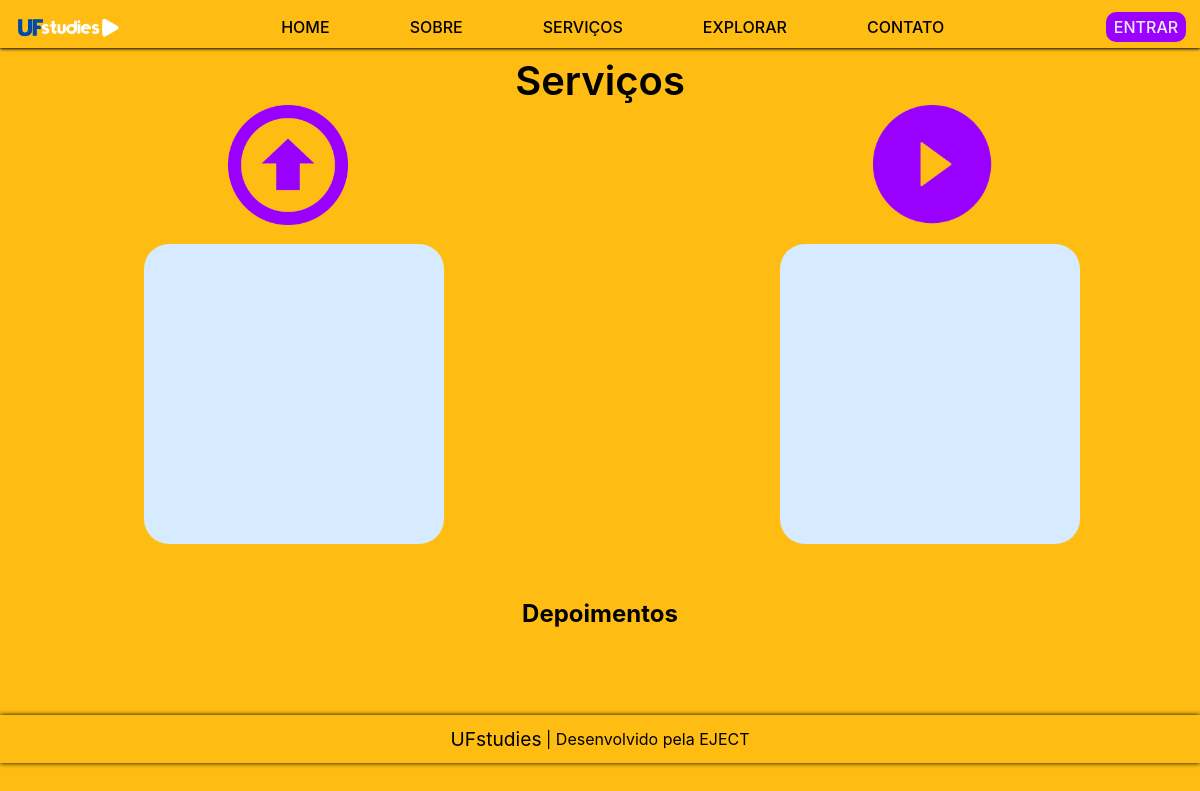
Page /servicos on the earlier database version.
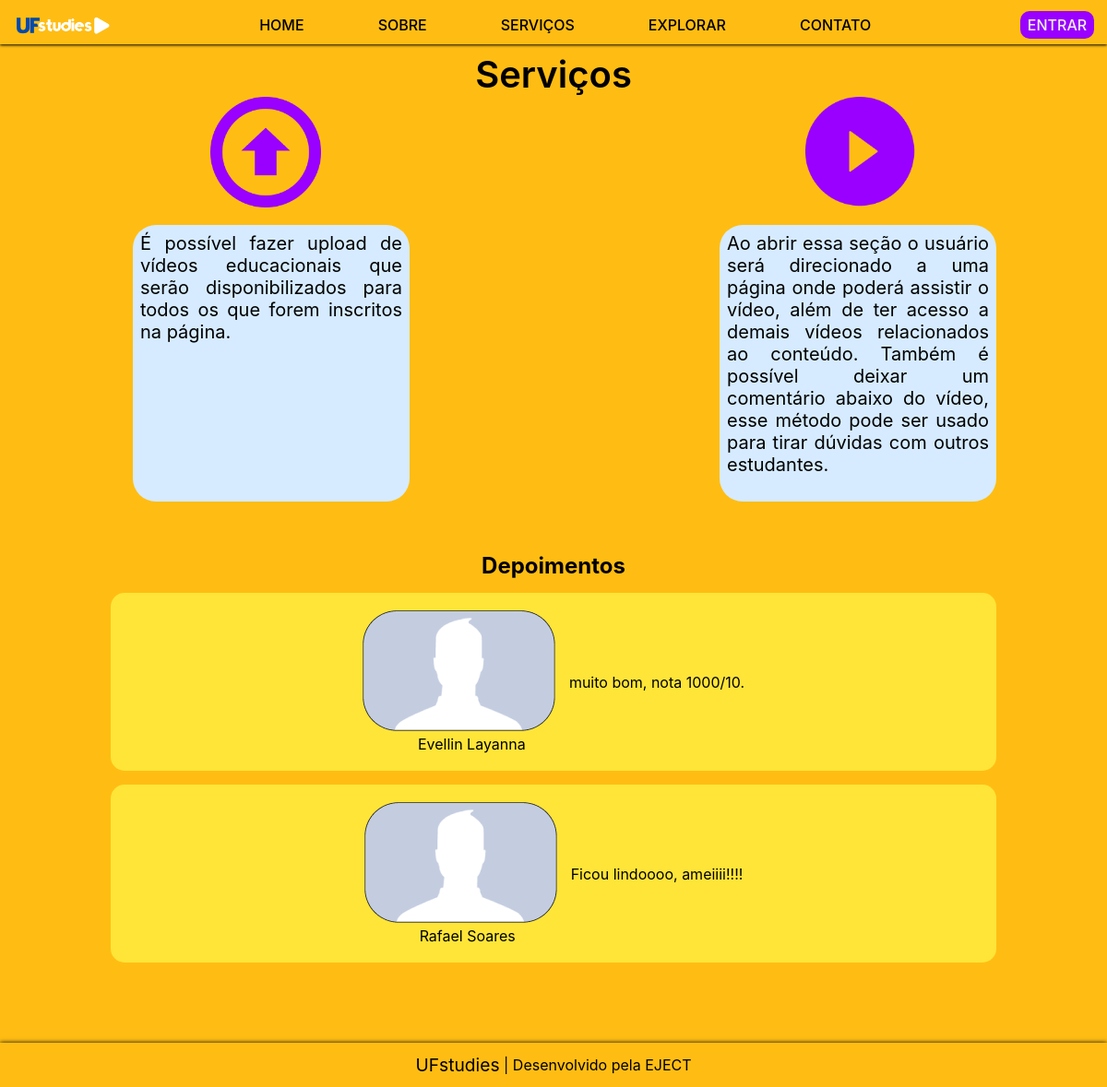
Same page on the later database version.
### apps/uf/models.py (models this page shows)
class Servico(models.Model):
    descricaoupload=models.TextField('Descrição do upload')
    descricaovideo=models.TextField('Descrição de assistir')

class Depoimentos(models.Model):
    imagem_depoimento=models.ImageField('Imagem do depoimento', upload_to='imagemdepoimento/', null=True, blank=True)
    nome_depoimento=models.CharField('Nome do depoimento', max_length=20, blank=True)
    depoimento=models.TextField('Depoimento', blank=True)

### apps/uf/views.py (the view)
# urls.py: path('servicos', views.servicos, name='servicos'),
def servicos(request):
    context_servico={
        'servico':Servico.objects.last(),
        'depoimentos':Depoimentos.objects.all(),
    }
    return render(request, 'servicos.html', context_servico)

### core/templates/servicos.html (shortened to what this page needs)
{% load static %}
<!DOCTYPE html>
<html lang="pt-BR">
<head>
    <link rel="stylesheet" href="{% static 'base.css' %}">
    <link rel="stylesheet" href="{% static 'main.css' %}">
</head>
<body id="homebg">
    <header id="navbar">
        <nav>
            <img src="{% static 'imagens/UF.png' %}" alt="Logo do site" id="logo">
            <ul class="lista">
                <li><a href="{% url 'index' %}">HOME</a></li>
                <li><a href="{% url 'sobre' %}">SOBRE</a></li>
                <li><a href="{% url 'servicos' %}">SERVIÇOS</a></li>
                <li><a href="{% url 'explorar' %}">EXPLORAR</a></li>
                <li><a href="{% url 'contato' %}">CONTATO</a></li>
            </ul>
                <a href="{% url 'notfound' %}"id="entrar"> ENTRAR </a>
        </nav>
    <main>
        <div class="centro">
            <h1 id="serv">Serviços</h1>
        </div>
        <div>
           <div id="upload">
               <a href="{% url 'upload' %}"><img src="{% static 'imagens/upload.png' %}" alt="upload" class="tamanho" ></a>
            </div>
        <div id="assistir">
            <a href="{% url 'assist' %}"><img src="{% static 'imagens/assistir.png' %}" alt="assistir" class="tamanho1" ></a>
        </div>
        </div>
        <div>
            <div id="textup">
                <p>{{ servico.descricaoupload }}</p>
            </div>
            <div id="textas">
                <p>{{ servico.descricaovideo }}</p>
            </div>
        </div>
        <section id="maindepo">
            <h1 class="centro">Depoimentos</h1>
            {% for depoi in depoimentos %}
            <div class="depoimentosblocos">
                <div id="depoimentocor1">
                    <div>
                        <img src="{{ depoi.imagem_depoimento.url }}" alt="foto de perfil" class="perfil">
                        <p class="nomefoto">{{ depoi.nome_depoimento }}</p>
                    </div>
                    <p>{{ depoi.depoimento }}</p>
                </div>
            </div>
            {% endfor %}
        </section>
        <footer>
            <p class="txtmaior">UFstudies </p>&nbsp
            <p>| Desenvolvido pela EJECT</p>
        </footer>
    </main>
    </header>

### core/static/base.css (style rules this page uses)
* { margin: 0px; padding: 0px; box-sizing: border-box; }
:root { --yellow-200: #FFBD13; --yellow-100: #FFE500; }
body { font-family: -apple-system, BlinkMacSystemFont, 'Segoe UI', Roboto, Oxygen, Ubuntu, Cantarell, 'Open Sans', 'Helvetica Neue', sans-serif; font-size: 16px; }

### core/static/main.css (style rules this page uses)
#homebg { background-color: #FFBD13; }
#navbar { background-color: #FFBD13; width: 100%; height: 48px; box-shadow: 0px 1px 3px black; }
#navbar nav { max-width: 1300px; width: 100%; margin: 0 auto; padding: 14px; padding-top: 12px; display: flex; justify-content: space-between; align-items: center; }
#navbar nav .lista { display: flex; justify-content: center; align-items: center; gap: 32px; }
.lista li { list-style: none; }
.lista a { color: #000000; text-decoration: none; padding: 24px; font-weight: 500; transition: 0.5ms; }
#entrar { display: flex; justify-content: center; align-items: center; width: 80px; height: 30px; padding: 2px; background-color: #9900FF; color: #f0f0f0; text-decoration: none; font-size: 16px; border-radius: 10px; font-weight: 500; }
#logo { display: flex; justify-content: center; align-items: center; width: 9%; }
.centro { display: flex; justify-content: center; align-items: center; }
#serv { font-size: 40px; font-weight: 600; }
#upload { margin: 0px 0px 0px 19%; float: left; }
#assistir { margin-left: 72%; }
.tamanho { width: 120px; height: 120px; }
.tamanho1 { width: 135px; height: 135px; }
#textup { border-radius: 25px; width: 300px; height: 300px; background: #D6EBFF; margin-left: 12%; padding: 8px; font-size: 20px; text-align: justify; float: left; }
#textas { border-radius: 25px; width: 300px; height: 300px; background: #D6EBFF; margin-left: 65%; padding: 8px; font-size: 20px; text-align: justify; }
footer { background-color: #FFBD13; width: 100%; height: 48px; box-shadow: 0px 0px 0.3em black; display: flex; justify-content: center; align-items: center ; margin-top: 7.25%; }
.txtmaior { font-size: 1.2em; font-weight: 400; }
#maindepo { margin-top: 55px; }
.depoimentosblocos { display: block; margin-left: auto; margin-right: auto; width: 80%; padding-top: 15px; }
#depoimentocor1 { padding: 19px; background-color: #FFE538; display: flex; justify-content: center; align-items: center; border-radius: 15px; }
.nomefoto { padding-left: 60px; }
.perfil { padding-right: 15px; }

Differences in the rows shown:
added Servico: descricaoupload "É possível fazer upload de vídeos educacionais que serão disponibilizados para todos os que forem inscritos na página.", descricaovideo "Ao abrir essa seção o usuário será direcionado a uma página onde poderá assistir o vídeo, além de ter acesso a demais vídeos relacionados ao conteúdo. Também é possível deixar um comentário abaixo do vídeo, esse método pode ser usado para tirar dúvidas com outros estudantes."
added Depoimentos: imagem_depoimento (picture), nome_depoimento "Evellin Layanna", depoimento "muito bom, nota 1000/10."
added Depoimentos: imagem_depoimento (picture), nome_depoimento "Rafael Soares", depoimento "Ficou lindoooo, ameiiii!!!!"
